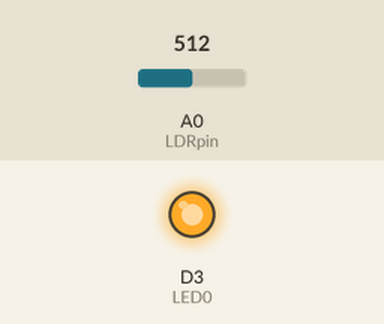
Simulated run of this sketch. Board: ESP8266 (NodeMCU). On the bench: output pins drawn as LEDs (lit = HIGH). Inputs (shaded band) come from the test bench; at power-on: A0 (LDRpin) = 512. WiFi joins after 1.5 s; servers stay silent unless stated; what the sketch prints to the serial monitor is not drawn.

Above: at 0.1 s.
Timing chart, 0 to 1.6 s (numbered marks = the images above):
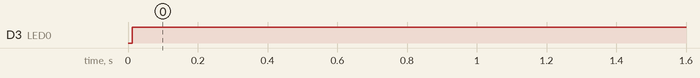

Measured:
- by itself, D3 (LED0): LOW → HIGH at 0.01 s

The sketch:

heartrate.ino
```cpp
#include <ESP8266WiFi.h>;

#include <WiFiClient.h>;

#include <ThingSpeak.h>;

#define LED0     D3
//const int buzzer =  4;

const char* ssid = "rpi50"; //Your Network SSID

const char* password = "123456789"; //Your Network Password

int val;

int LDRpin = A0; //LDR Pin Connected at A0 Pin


WiFiClient client;

unsigned long myChannelNumber = 809370; //Your Channel Number (Without Brackets)

const char * myWriteAPIKey = "A0XV7JGGXO3WZ60J"; //Your Write API Key

void setup()

{
 pinMode(LED0 , OUTPUT);

Serial.begin(9600);

delay(10);

// Connect to WiFi network

WiFi.begin(ssid, password);


ThingSpeak.begin(client);

}


void loop()

{

val = analogRead(LDRpin); //Read Analog values and Store in val variable


val=(val*100)/1024;
if(val<70 && val>100)
{
  digitalWrite(LED0, LOW);

  }
else
{
  digitalWrite(LED0, HIGH);

  }
Serial.print(val); //Print on Serial Monitor
Serial.print(".......");

delay(3000);

ThingSpeak.writeField(myChannelNumber, 1,val, myWriteAPIKey); //Update in ThingSpeak


delay(100);
}
```
